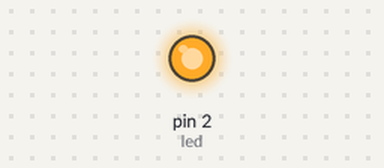
Bench run of a program on a simulated MicroPython board. On the bench: output pins drawn as LEDs (lit = HIGH).

Above: at 1.55 s.
At 49.6 s:
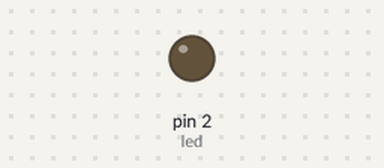
Timing chart, 0 to 51.5 s (numbered marks = the images above):
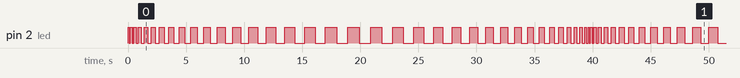

The program:

ejemplo06.py
```python
# Este ejemplo hace que el LED parpadee con una frecuencia que varía con el tiempo.

from machine import Pin
from time import sleep

# Configurar el pin GPIO 2 como salida (LED incorporado)
led = Pin(2, Pin.OUT)

# Frecuencia inicial y paso de incremento
frecuencia = 0.1
paso = 0.05

while True:
    led.value(1)  # Encender el LED
    sleep(frecuencia)
    led.value(0)  # Apagar el LED
    sleep(frecuencia)

    # Incrementar la frecuencia
    frecuencia += paso
    if frecuencia > 1.0 or frecuencia < 0.1:
        paso = -paso  # Invertir la dirección del cambio de frecuencia
```

Measured:
- by itself, pin 2 (led): moves between LOW and HIGH, repeating every 39.6 s
- by itself, everything shown: repeats every 39.6 s, in 72 steps
